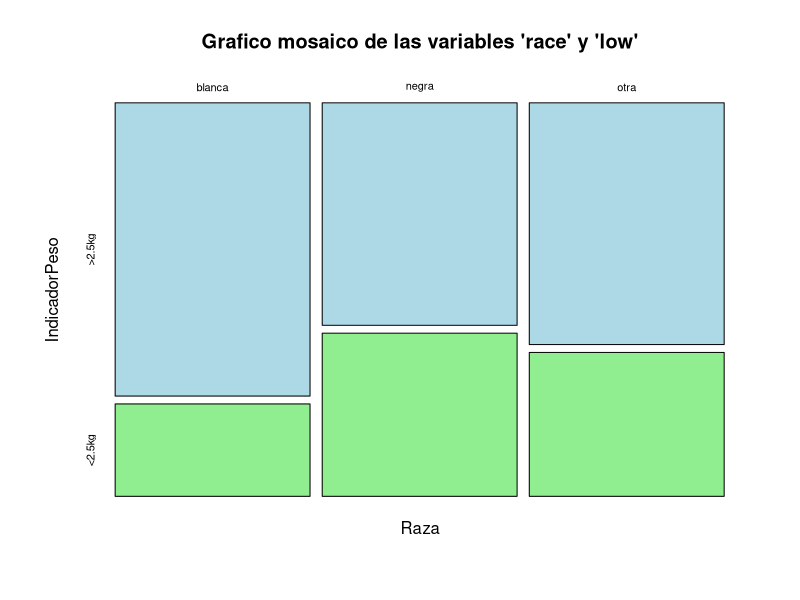
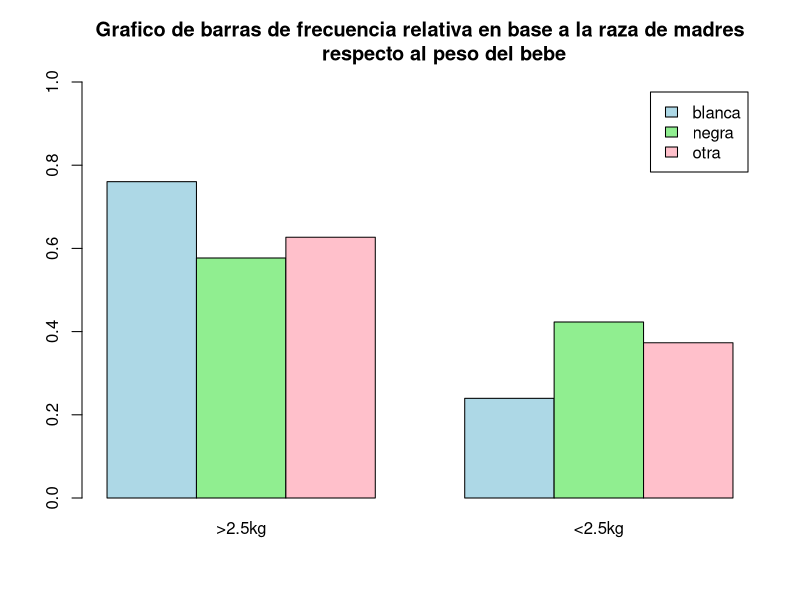
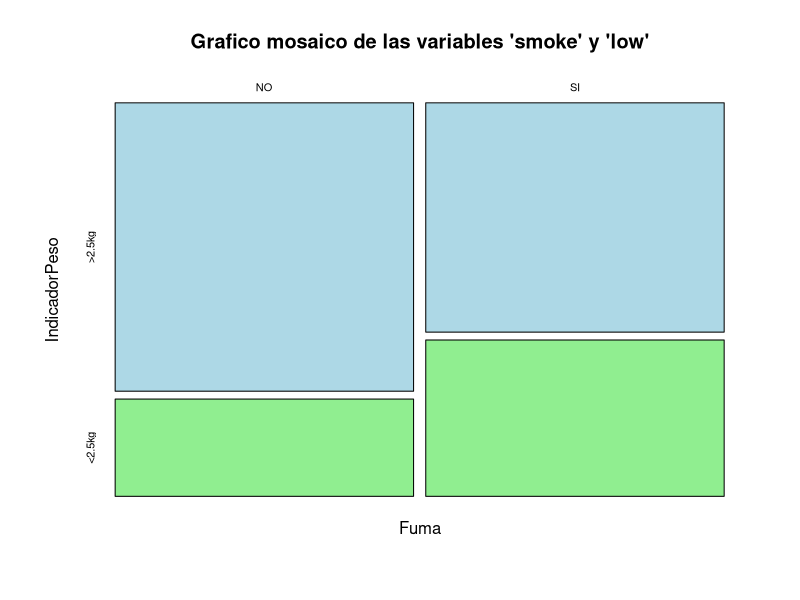
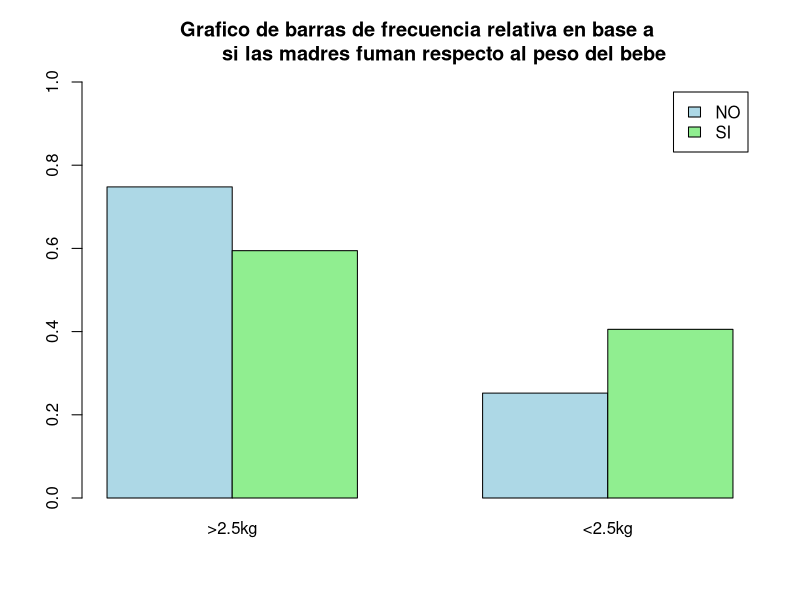
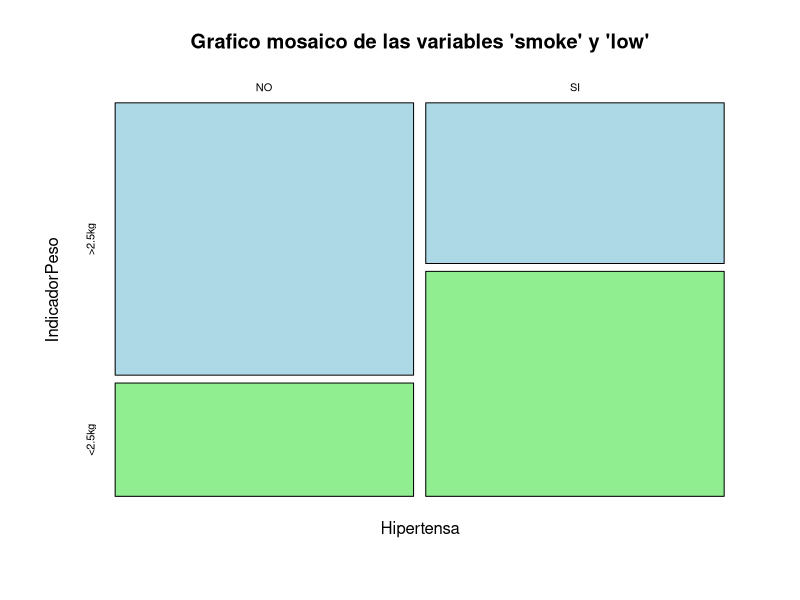
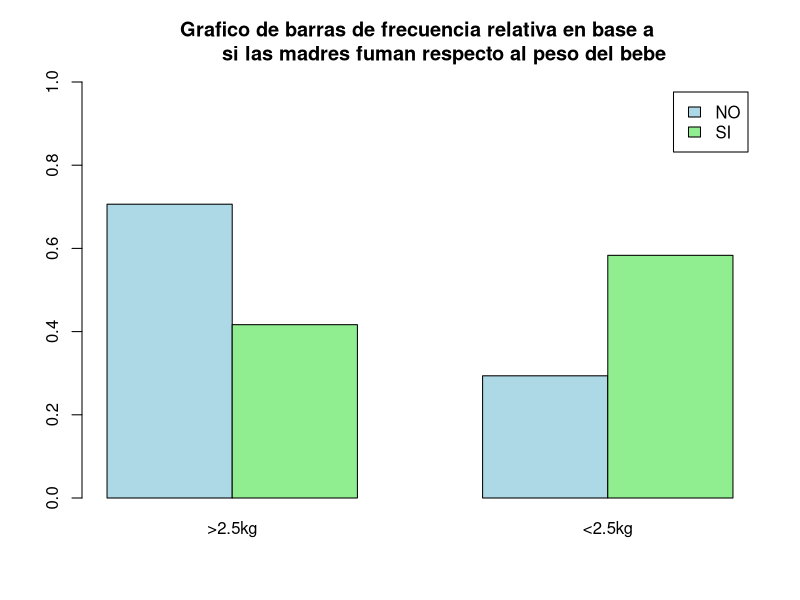
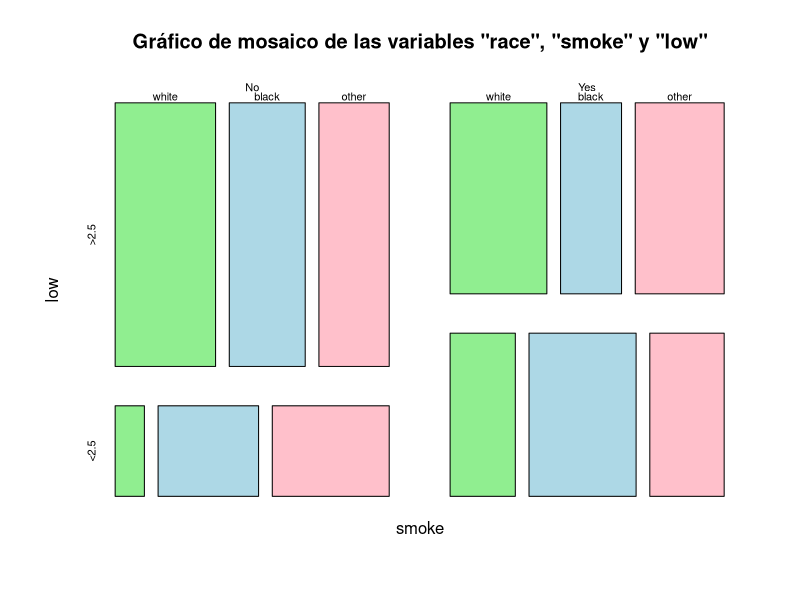

The R source for these figures, in order:
## ---- chunk 1
library(MASS)

br = birthwt
str(br)
head(br)
br$race = as.factor(br$race)
str(br)
br = br
## ---- chunk 2
t1 = table(br$race, br$low)
t1
dimnames(t1) = list(
  Raza = c("blanca", "negra", "otra"),
  IndicadorPeso = c("<2.5kg", ">2.5kg")
)
prop.table(t1, margin = 1)
## ---- chunk 3
t1
dimnames(t1) = list(
  Raza = c("blanca", "negra", "otra"),
  IndicadorPeso = c(">2.5kg", "<2.5kg")
)
t1 = t1
mosaicplot(prop.table(t1, margin = 1),
           main = "Grafico mosaico de las variables 'race' y 'low'",
           col = c("lightblue", "lightgreen"))
## ---- chunk 4
barplot(prop.table(t1, margin = 1), beside = TRUE, legend.text = TRUE, col = c("lightblue", "lightgreen", "pink"),
        main = "Grafico de barras de frecuencia relativa en base a la raza de madres
        respecto al peso del bebe",
        ylim = c(0, 1))
## ---- chunk 5
#Madre fumadora vs peso bebe
t_1 = table(br$smoke, br$low)
dimnames(t_1) = list(
  Fuma = c("NO", "SI"),
  IndicadorPeso = c(">2.5kg", "<2.5kg")
)
#Grafico mosaico
mosaicplot(prop.table(t_1, margin = 1),
           main = "Grafico mosaico de las variables 'smoke' y 'low'",
           col = c("lightblue", "lightgreen"))
#Grafico de barras
barplot(prop.table(t_1, margin = 1), beside = TRUE, legend.text = TRUE, col = c("lightblue", "lightgreen"),
        main = "Grafico de barras de frecuencia relativa en base a 
        si las madres fuman respecto al peso del bebe",
        ylim = c(0, 1))

#Hipertension de la madre vs peso bebe
t_2 = table(br$ht, br$low)
dimnames(t_2) = list(
  Hipertensa = c("NO", "SI"),
  IndicadorPeso = c(">2.5kg", "<2.5kg")
)
#Grafico mosaico
mosaicplot(prop.table(t_2, margin = 1),
           main = "Grafico mosaico de las variables 'smoke' y 'low'",
           col = c("lightblue", "lightgreen"))
#Grafico de barras
barplot(prop.table(t_2, margin = 1), beside = TRUE, legend.text = TRUE, col = c("lightblue", "lightgreen"),
        main = "Grafico de barras de frecuencia relativa en base a 
        si las madres fuman respecto al peso del bebe",
        ylim = c(0, 1))
## ---- chunk 6
prop.table(table(br[c('smoke', 'low', 'race')]), margin = c(1, 3))
## ---- chunk 7
br$race = factor(br$race, 
                        levels = c(1, 2, 3), 
                        labels = c("white", "black", "other"))
br$smoke = factor(br$smoke, 
                      levels = c(0, 1), 
                      labels = c("No", "Yes"))
br$low = factor(br$low, 
                    levels = c(0, 1), 
                    labels = c(">2.5", "<2.5"))

plot(prop.table(table(br[c("smoke", "low", "race")]), margin = c(1, 3)),
     main = "Gráfico de mosaico de las variables \"race\", \"smoke\" y \"low\"",
     col = c("lightgreen","lightblue", "pink"))

